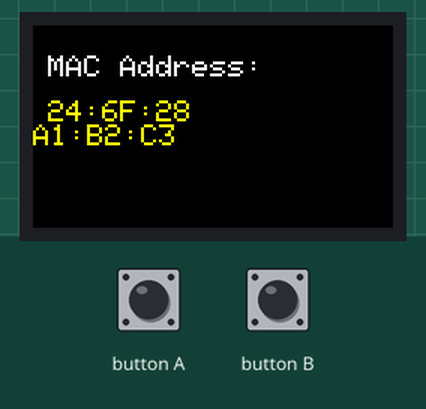
Bench run of a sketch on a simulated ESP32. On the bench: 240×135 colour display. What the sketch prints to the serial monitor is not drawn.

Above: at 0.7 s.

The sketch:

M5_MAC_Address.ino
```cpp
// =============================================================================
// M5_MAC_Address.ino
// -----------------------------------------------------------------------------
// Run this sketch FIRST before setting up the main IR Remote sketches.
// It reads and displays the M5StickC Plus's real hardware MAC address —
// the unique identifier the CYD needs to send ESP-NOW messages to this device.
//
// Hardware:  M5StickC Plus
// Serial:    Open Serial Monitor at 115200 baud
//
// -----------------------------------------------------------------------------
// HOW TO USE:
//   1. Flash this sketch to the M5StickC Plus
//   2. The MAC address will appear on the screen and in Serial Monitor
//   3. Copy the MAC address into CYD_IR_Remote.ino:
//
//      uint8_t broadcastAddress[] = {0xF0, 0x24, 0xF9, 0xBC, 0x1D, 0x1C};
//                                     ↑ replace with your values
//
// NOTE: Why "REAL MAC"?
//   The ESP32 has a base MAC in eFuse. When WiFi is initialized in WIFI_STA
//   mode, the actual station MAC is derived from that base address and may
//   differ by one byte. Always use this sketch to get the MAC that ESP-NOW
//   will actually respond to — don't rely on the sticker on the board.
// =============================================================================

#include <M5StickCPlus.h>
#include <WiFi.h>

void setup() {
  // M5.begin() starts the LCD, power management, and Serial
  M5.begin();

  M5.Lcd.setRotation(3);      // Landscape, USB port on left
  M5.Lcd.fillScreen(BLACK);
  M5.Lcd.setTextSize(2);

  // -------------------------------------------------------------------------
  // Step 1: Set WiFi to Station mode
  // ESP-NOW requires WiFi to be initialized first. WIFI_STA mode gives us
  // the correct MAC address that ESP-NOW will use for receiving messages.
  // -------------------------------------------------------------------------
  WiFi.mode(WIFI_STA);

  // Step 2: Short delay to let the WiFi radio fully power up
  delay(500);

  // Step 3: Read the MAC address into a 6-byte array
  uint8_t mac[6];
  WiFi.macAddress(mac);

  // -------------------------------------------------------------------------
  // Step 4: Print to Serial Monitor
  // Format: F0:24:F9:BC:1D:1C  (colon-separated hex pairs)
  // -------------------------------------------------------------------------
  Serial.begin(115200);
  Serial.printf("MAC Address: %02X:%02X:%02X:%02X:%02X:%02X\n",
                mac[0], mac[1], mac[2], mac[3], mac[4], mac[5]);
  Serial.println("\nCopy this into CYD_IR_Remote.ino as:");
  Serial.printf("uint8_t broadcastAddress[] = {0x%02X, 0x%02X, 0x%02X, 0x%02X, 0x%02X, 0x%02X};\n",
                mac[0], mac[1], mac[2], mac[3], mac[4], mac[5]);

  // -------------------------------------------------------------------------
  // Step 5: Display on screen
  // Split across two lines so it fits the small display in large text.
  // First half: XX:XX:XX  Second half: XX:XX:XX
  // -------------------------------------------------------------------------
  M5.Lcd.setTextColor(WHITE);
  M5.Lcd.setCursor(10, 20);
  M5.Lcd.println("MAC Address:");

  M5.Lcd.setTextColor(YELLOW);
  M5.Lcd.setCursor(10, 50);
  M5.Lcd.printf("%02X:%02X:%02X\n%02X:%02X:%02X",
                mac[0], mac[1], mac[2],
                mac[3], mac[4], mac[5]);
}

// -----------------------------------------------------------------------------
// loop()
// Nothing to do — MAC address only needs to be read once.
// M5.update() is called to keep the power management chip happy.
// -----------------------------------------------------------------------------
void loop() {
  M5.update();
}
```
